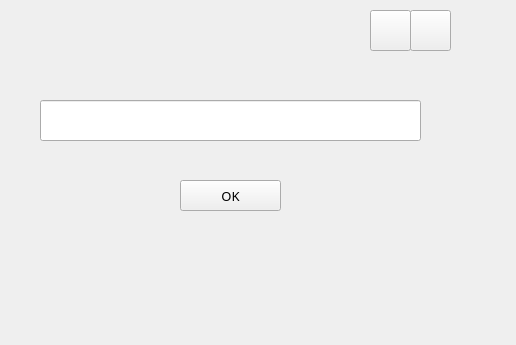
<?xml version="1.0" encoding="UTF-8"?>
<ui version="4.0">
 <class>InputWindow</class>
 <widget class="QMainWindow" name="InputWindow">
  <property name="geometry">
   <rect>
    <x>0</x>
    <y>0</y>
    <width>516</width>
    <height>345</height>
   </rect>
  </property>
  <property name="windowTitle">
   <string>Input</string>
  </property>
  <widget class="QWidget" name="centralwidget">
   <widget class="QWidget" name="widget" native="true">
    <property name="geometry">
     <rect>
      <x>10</x>
      <y>50</y>
      <width>441</width>
      <height>181</height>
     </rect>
    </property>
    <widget class="QPushButton" name="ok_btn">
     <property name="geometry">
      <rect>
       <x>170</x>
       <y>130</y>
       <width>101</width>
       <height>31</height>
      </rect>
     </property>
     <property name="font">
      <font>
       <family>Microsoft YaHei</family>
       <pointsize>10</pointsize>
       <weight>50</weight>
       <bold>false</bold>
      </font>
     </property>
     <property name="text">
      <string>OK</string>
     </property>
    </widget>
    <widget class="QLineEdit" name="lineEdit">
     <property name="geometry">
      <rect>
       <x>30</x>
       <y>50</y>
       <width>381</width>
       <height>41</height>
      </rect>
     </property>
     <property name="font">
      <font>
       <family>Microsoft YaHei</family>
      </font>
     </property>
    </widget>
   </widget>
   <widget class="QWidget" name="widget_3" native="true">
    <property name="geometry">
     <rect>
      <x>10</x>
      <y>10</y>
      <width>441</width>
      <height>41</height>
     </rect>
    </property>
    <widget class="QPushButton" name="minButton">
     <property name="geometry">
      <rect>
       <x>360</x>
       <y>0</y>
       <width>41</width>
       <height>41</height>
      </rect>
     </property>
     <property name="text">
      <string/>
     </property>
    </widget>
    <widget class="QPushButton" name="closeButton">
     <property name="geometry">
      <rect>
       <x>400</x>
       <y>0</y>
       <width>41</width>
       <height>41</height>
      </rect>
     </property>
     <property name="text">
      <string/>
     </property>
    </widget>
   </widget>
  </widget>
 </widget>
 <resources/>
 <connections/>
</ui>
